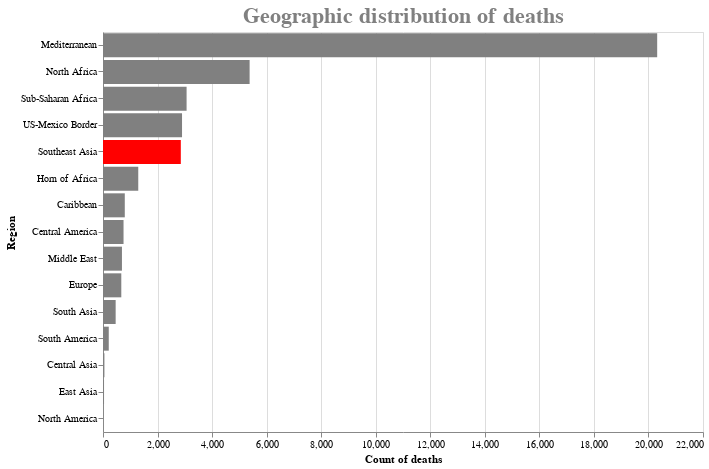

The notebook cell saved with this chart:
### Code cell
source = tmp.to_dataframe()

chart = alt.Chart(source).mark_bar(color='#808080').encode(
    x=alt.X('Sum of Total Dead and Missing:Q',axis=alt.Axis(title='Count of deaths')),
    y=alt.Y("Region:O", sort= '-x'),
    color=alt.condition(
        alt.datum.Region ==  "Southeast Asia" or alt.datum.Region == "US-Mexico Border" ,  # 
        alt.value('red'),     # which sets the bar orange.
        alt.value('#808080')   # And if it's not true it sets the bar steelblue.
    )
).properties(height=400, width = 600, title="Geographic distribution of deaths")


chart.configure_title(
    fontSize=22,
    font='Helvetica',
    anchor='middle',
    color='#808080'
)

### Figure 1 — Vega-Lite specification as saved in the notebook (floating-point values rounded to 4 significant figures)
{"config": {"view": {"continuousWidth": 400, "continuousHeight": 300}, "title": {"anchor": "middle", "color": "#808080", "font": "Helvetica", "fontSize": 22}}, "data": {"name": "data-54e0371c6a21ddea1ddc96f7e4ec1d05"}, "mark": {"type": "bar", "color": "#808080"}, "encoding": {"color": {"condition": {"value": "red", "test": "(datum.Region === 'Southeast Asia')"}, "value": "#808080"}, "x": {"type": "quantitative", "axis": {"title": "Count of deaths"}, "field": "Sum of Total Dead and Missing"}, "y": {"type": "ordinal", "field": "Region", "sort": "-x"}}, "height": 400, "title": "Geographic distribution of deaths", "width": 600, "$schema": "https://vega.github.io/schema/vega-lite/v4.8.1.json", "datasets": {"data-54e0371c6a21ddea1ddc96f7e4ec1d05": [{"Region": "North America", "Sum of Total Dead and Missing": 2}, {"Region": "East Asia", "Sum of Total Dead and Missing": 38}, {"Region": "Central Asia", "Sum of Total Dead and Missing": 52}, {"Region": "South America", "Sum of Total Dead and Missing": 211}, {"Region": "South Asia", "Sum of Total Dead and Missing": 464}, {"Region": "Europe", "Sum of Total Dead and Missing": 671}, {"Region": "Middle East", "Sum of Total Dead and Missing": 695}, {"Region": "Central America", "Sum of Total Dead and Missing": 753}, {"Region": "Caribbean", "Sum of Total Dead and Missing": 799}, {"Region": "Horn of Africa", "Sum of Total Dead and Missing": 1293}, {"Region": "Southeast Asia", "Sum of Total Dead and Missing": 2853}, {"Region": "US-Mexico Border", "Sum of Total Dead and Missing": 2898}, {"Region": "Sub-Saharan Africa", "Sum of Total Dead and Missing": 3065}, {"Region": "North Africa", "Sum of Total Dead and Missing": 5376}, {"Region": "Mediterranean", "Sum of Total Dead and Missing": 20320}]}}
